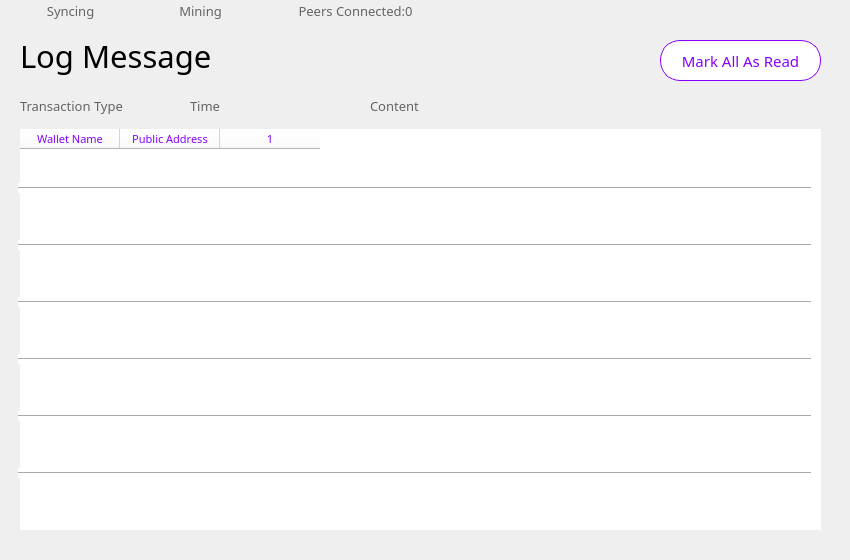
   <widget class="QWidget" name="p3">
    <widget class="QLabel" name="label_18">
     <property name="geometry">
      <rect>
       <x>20</x>
       <y>30</y>
       <width>221</width>
       <height>51</height>
      </rect>
     </property>
     <property name="font">
      <font>
       <family>微软雅黑</family>
       <pointsize>23</pointsize>
      </font>
     </property>
     <property name="text">
      <string>Log Message</string>
     </property>
    </widget>
    <widget class="QToolButton" name="toolButton_36">
     <property name="geometry">
      <rect>
       <x>270</x>
       <y>0</y>
       <width>161</width>
       <height>21</height>
      </rect>
     </property>
     <property name="font">
      <font>
       <family>微软雅黑 Light</family>
       <pointsize>10</pointsize>
      </font>
     </property>
     <property name="styleSheet">
      <string notr="true">border:0px;
color: rgb(100, 100, 100);</string>
     </property>
     <property name="text">
      <string>   Peers Connected:0</string>
     </property>
     <property name="icon">
      <iconset resource="pic.qrc">
       <normaloff>:/pic/tubiaoer.png</normaloff>:/pic/tubiaoer.png</iconset>
     </property>
     <property name="toolButtonStyle">
      <enum>Qt::ToolButtonTextBesideIcon</enum>
     </property>
    </widget>
    <widget class="QToolButton" name="toolButton_37">
     <property name="geometry">
      <rect>
       <x>0</x>
       <y>0</y>
       <width>131</width>
       <height>21</height>
      </rect>
     </property>
     <property name="font">
      <font>
       <family>微软雅黑 Light</family>
       <pointsize>10</pointsize>
      </font>
     </property>
     <property name="styleSheet">
      <string notr="true">border:0px;
color: rgb(100, 100, 100);</string>
     </property>
     <property name="text">
      <string>   Syncing</string>
     </property>
     <property name="icon">
      <iconset resource="pic.qrc">
       <normaloff>:/pic/grayqukuai.png</normaloff>:/pic/grayqukuai.png</iconset>
     </property>
     <property name="toolButtonStyle">
      <enum>Qt::ToolButtonTextBesideIcon</enum>
     </property>
    </widget>
    <widget class="QToolButton" name="toolButton_38">
     <property name="geometry">
      <rect>
       <x>130</x>
       <y>0</y>
       <width>131</width>
       <height>21</height>
      </rect>
     </property>
     <property name="font">
      <font>
       <family>微软雅黑 Light</family>
       <pointsize>10</pointsize>
      </font>
     </property>
     <property name="styleSheet">
      <string notr="true">border:0px;
color: rgb(100, 100, 100);</string>
     </property>
     <property name="text">
      <string>   Mining</string>
     </property>
     <property name="icon">
      <iconset resource="pic.qrc">
       <normaloff>:/pic/graymining.png</normaloff>:/pic/graymining.png</iconset>
     </property>
     <property name="toolButtonStyle">
      <enum>Qt::ToolButtonTextBesideIcon</enum>
     </property>
    </widget>
    <widget class="QPushButton" name="pushButton_37">
     <property name="geometry">
      <rect>
       <x>660</x>
       <y>40</y>
       <width>161</width>
       <height>41</height>
      </rect>
     </property>
     <property name="font">
      <font>
       <family>微软雅黑 Light</family>
       <pointsize>11</pointsize>
      </font>
     </property>
     <property name="cursor">
      <cursorShape>PointingHandCursor</cursorShape>
     </property>
     <property name="focusPolicy">
      <enum>Qt::NoFocus</enum>
     </property>
     <property name="styleSheet">
      <string notr="true">border-width: 1px;

border-color: rgb(135, 0, 255);
background-color: rgb(255, 255, 255);
color: rgb(135, 0, 255);
border-radius:20px;
border-style:solid; 
</string>
     </property>
     <property name="text">
      <string>Mark All As Read</string>
     </property>
     <property name="flat">
      <bool>true</bool>
     </property>
    </widget>
    <widget class="QLabel" name="label_56">
     <property name="geometry">
      <rect>
       <x>190</x>
       <y>90</y>
       <width>91</width>
       <height>31</height>
      </rect>
     </property>
     <property name="font">
      <font>
       <family>微软雅黑</family>
       <pointsize>10</pointsize>
      </font>
     </property>
     <property name="styleSheet">
      <string notr="true">color: rgb(100, 100, 100);</string>
     </property>
     <property name="text">
      <string>Time</string>
     </property>
    </widget>
    <widget class="QLabel" name="label_57">
     <property name="geometry">
      <rect>
       <x>20</x>
       <y>90</y>
       <width>121</width>
       <height>31</height>
      </rect>
     </property>
     <property name="font">
      <font>
       <family>微软雅黑</family>
       <pointsize>10</pointsize>
      </font>
     </property>
     <property name="styleSheet">
      <string notr="true">color: rgb(100, 100, 100);</string>
     </property>
     <property name="text">
      <string>Transaction Type</string>
     </property>
    </widget>
    <widget class="QLabel" name="label_58">
     <property name="geometry">
      <rect>
       <x>370</x>
       <y>90</y>
       <width>91</width>
       <height>31</height>
      </rect>
     </property>
     <property name="font">
      <font>
       <family>微软雅黑</family>
       <pointsize>10</pointsize>
      </font>
     </property>
     <property name="styleSheet">
      <string notr="true">color: rgb(100, 100, 100);</string>
     </property>
     <property name="text">
      <string>Content</string>
     </property>
    </widget>
    <widget class="QLabel" name="label_24">
     <property name="geometry">
      <rect>
       <x>0</x>
       <y>120</y>
       <width>841</width>
       <height>431</height>
      </rect>
     </property>
     <property name="text">
      <string/>
     </property>
     <property name="pixmap">
      <pixmap resource="pic.qrc">:/pic/chart.png</pixmap>
     </property>
     <property name="scaledContents">
      <bool>true</bool>
     </property>
    </widget>
    <widget class="Line" name="line_32">
     <property name="geometry">
      <rect>
       <x>18</x>
       <y>468</y>
       <width>793</width>
       <height>10</height>
      </rect>
     </property>
     <property name="styleSheet">
      <string notr="true">background-color: rgb(255, 255, 255);</string>
     </property>
     <property name="orientation">
      <enum>Qt::Horizontal</enum>
     </property>
    </widget>
    <widget class="QTableWidget" name="LogMessage">
     <property name="geometry">
      <rect>
       <x>20</x>
       <y>129</y>
       <width>801</width>
       <height>401</height>
      </rect>
     </property>
     <property name="font">
      <font>
       <family>微软雅黑</family>
       <pointsize>8</pointsize>
      </font>
     </property>
     <property name="styleSheet">
      <string notr="true">border:0px;
background-color: rgb(255, 255, 255);
color: rgb(135, 0, 255);</string>
     </property>
     <column>
      <property name="text">
       <string>Wallet Name</string>
      </property>
     </column>
     <column>
      <property name="text">
       <string>Public Address</string>
      </property>
     </column>
     <column>
      <property name="text">
       <string>1</string>
      </property>
     </column>
    </widget>
    <widget class="Line" name="line_34">
     <property name="geometry">
      <rect>
       <x>18</x>
       <y>411</y>
       <width>793</width>
       <height>10</height>
      </rect>
     </property>
     <property name="styleSheet">
      <string notr="true">background-color: rgb(255, 255, 255);</string>
     </property>
     <property name="orientation">
      <enum>Qt::Horizontal</enum>
     </property>
    </widget>
    <widget class="Line" name="line_30">
     <property name="geometry">
      <rect>
       <x>18</x>
       <y>183</y>
       <width>793</width>
       <height>10</height>
      </rect>
     </property>
     <property name="styleSheet">
      <string notr="true">background-color: rgb(255, 255, 255);</string>
     </property>
     <property name="orientation">
      <enum>Qt::Horizontal</enum>
     </property>
    </widget>
    <widget class="Line" name="line_31">
     <property name="geometry">
      <rect>
       <x>18</x>
       <y>297</y>
       <width>793</width>
       <height>10</height>
      </rect>
     </property>
     <property name="styleSheet">
      <string notr="true">background-color: rgb(255, 255, 255);</string>
     </property>
     <property name="orientation">
      <enum>Qt::Horizontal</enum>
     </property>
    </widget>
    <widget class="Line" name="line_29">
     <property name="geometry">
      <rect>
       <x>18</x>
       <y>354</y>
       <width>793</width>
       <height>10</height>
      </rect>
     </property>
     <property name="styleSheet">
      <string notr="true">background-color: rgb(255, 255, 255);</string>
     </property>
     <property name="orientation">
      <enum>Qt::Horizontal</enum>
     </property>
    </widget>
    <widget class="Line" name="line_33">
     <property name="geometry">
      <rect>
       <x>18</x>
       <y>240</y>
       <width>793</width>
       <height>10</height>
      </rect>
     </property>
     <property name="styleSheet">
      <string notr="true">background-color: rgb(255, 255, 255);</string>
     </property>
     <property name="orientation">
      <enum>Qt::Horizontal</enum>
     </property>
    </widget>
    <zorder>label_18</zorder>
    <zorder>toolButton_36</zorder>
    <zorder>toolButton_37</zorder>
    <zorder>toolButton_38</zorder>
    <zorder>pushButton_37</zorder>
    <zorder>label_56</zorder>
    <zorder>label_57</zorder>
    <zorder>label_58</zorder>
    <zorder>label_24</zorder>
    <zorder>LogMessage</zorder>
    <zorder>line_34</zorder>
    <zorder>line_30</zorder>
    <zorder>line_31</zorder>
    <zorder>line_29</zorder>
    <zorder>line_33</zorder>
    <zorder>line_32</zorder>
   </widget>
